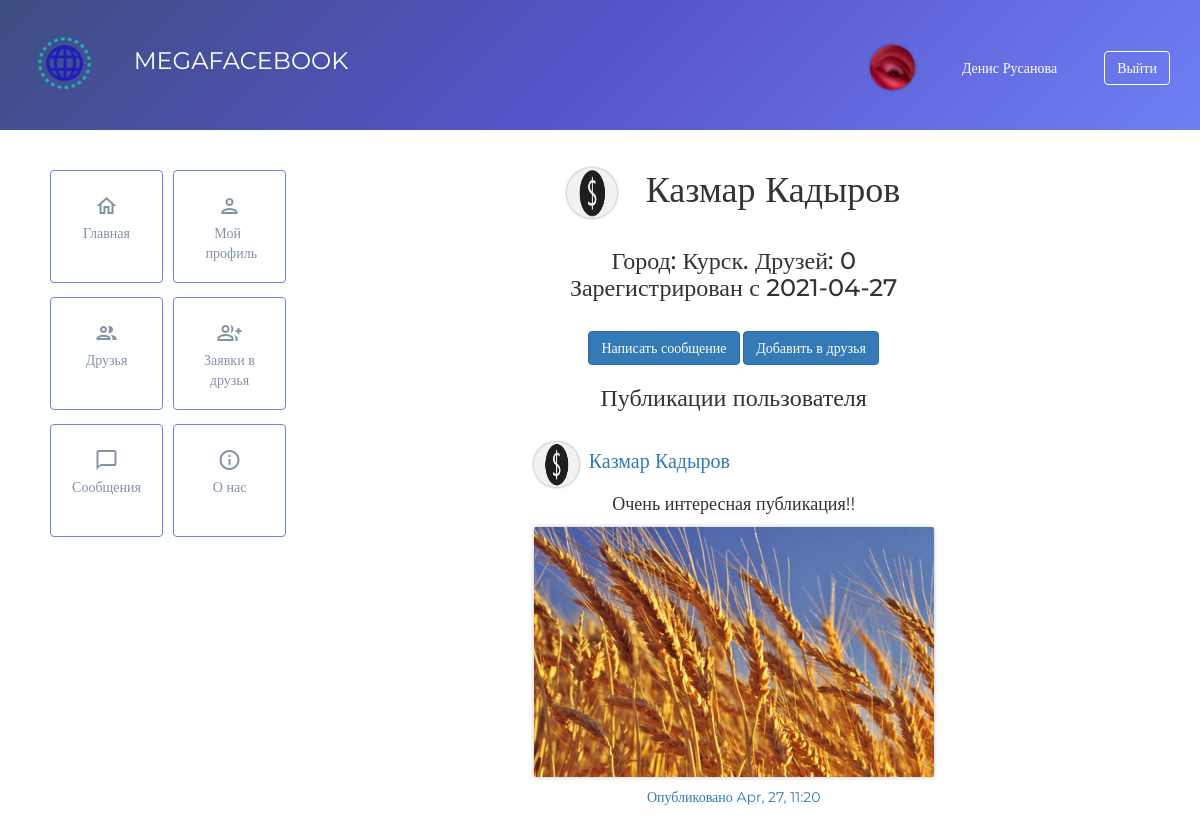
Page /profiles/id3 (signed in) on the committed database.
### data/users.py (models this page shows, shortened)
class User(SqlAlchemyBase, UserMixin, SerializerMixin):
    __tablename__ = 'users'
    id = sqlalchemy.Column(sqlalchemy.Integer,
                           primary_key=True, autoincrement=True)
    name = sqlalchemy.Column(sqlalchemy.String, nullable=True)
    surname = sqlalchemy.Column(sqlalchemy.String, nullable=True)
    photo = sqlalchemy.Column(sqlalchemy.String, nullable=True)
    email = sqlalchemy.Column(sqlalchemy.String,
                              index=True, unique=True, nullable=True)
    phone = sqlalchemy.Column(sqlalchemy.String, nullable=True, unique=True)
    birthday = sqlalchemy.Column(sqlalchemy.DateTime, nullable=True)
    city = sqlalchemy.Column(sqlalchemy.String, nullable=True)
    registration_date = sqlalchemy.Column(sqlalchemy.DateTime,
                                          default=datetime.datetime.now)
    hashed_password = sqlalchemy.Column(sqlalchemy.String, nullable=True)

### data/posts.py (models this page shows)
class Posts(SqlAlchemyBase, SerializerMixin):
    __tablename__ = 'posts'
    id = sqlalchemy.Column(sqlalchemy.Integer,
                           primary_key=True, autoincrement=True)
    author = sqlalchemy.Column(sqlalchemy.Integer, sqlalchemy.ForeignKey("users.id"))
    user = orm.relation('User')
    text = sqlalchemy.Column(sqlalchemy.String, nullable=True)
    photo = sqlalchemy.Column(sqlalchemy.String, nullable=True)
    date = sqlalchemy.Column(sqlalchemy.DateTime,
                             default=datetime.datetime.now)

### main.py (the view)
@app.route('/profiles/id<int:user_id>')
@login_required
def profile(user_id):
    parameters['message'] = ""
    db_sess = db_session.create_session()
    user1 = db_sess.query(User).filter(User.id == user_id).first()
    if not user1:
        abort(404)
    parameters['title'] = f"MEGAFACEBOOK: {user1.name} {user1.surname}"
    parameters['user'] = user1
    parameters['count_of_friends'] = len(list(db_sess.query(Friends).filter(
        (Friends.from_user == user1.id) | (Friends.to_user == user1.id),
        Friends.accepted == 1).all()))
    parameters['posts'] = db_sess.query(Posts).filter(Posts.author == user_id).all()
    return render_template("profile_page.html", **parameters)

### data/db_session.py (called while the page is built)
def create_session() -> Session:
    global __factory
    return __factory()

### main.py (called while the page is built)
@login_manager.user_loader
def load_user(user_id):
    db_sess = db_session.create_session()
    return db_sess.query(User).get(user_id)

### templates/profile_page.html (shortened to what this page needs)
{% extends "base.html" %}
{% block content %}
    <div class="profile-header">
        <img alt="avatar" class="profile-avatar" src="{{ url_for('static', filename='img/upload/'+ user.photo) }}">
        <h1 style="display: inline-block">{{ user.name }} {{user.surname }}</h1>
        <br>
        <h3>Город: {{ user.city }}. Друзей: {{ count_of_friends}}<br>Зарегистрирован с {{ user.registration_date.strftime('%Y-%m-%d') }}</h3><br>
    </div>
    {% if current_user.id != user.id %}
        <a class="btn btn-primary trans" href="/messages/id{{ user.id }}">Написать сообщение</a>
        <a class="btn btn-primary trans" href="/add_friend/id{{ user.id }}">Добавить в друзья</a>
    {% endif %}
    <br>
    <h3>Публикации пользователя</h3>
    <div class="profile-posts">
        {% for i in posts %}
            <div class="profile-post">
                <img class="header-avatar" style="float: left" src="{{ url_for('static', filename='img/upload/'+ user.photo) }}">
                <a href="/profiles/id{{ user.id }}" class="post-author">{{ user.name }} {{ user.surname }}</a>
                <br>
                <p class="post-text">{{ i.text }}</p>
                <img class="post-image" src="{{ url_for('static', filename='img/upload/posts/'+ i.photo) }}">
                <div style="float: right; margin-top: 10px; width: 100%;">
                    <a>Опубликовано {{ i.date.strftime('%h, %d, %H:%M') }}</a>
                </div>
            </div>
        {% endfor %}
    </div>
{% endblock %}

### templates/base.html (shortened to what this page needs)
<!DOCTYPE html>
<html lang="en">
    <head>
        <link rel="stylesheet" type="text/css" href="{{ url_for('static', filename='css/bootstrap.css') }}" />
        <link rel="stylesheet" type="text/css" href="{{ url_for('static', filename='css/style.css') }}" />
    </head>
    <header>
        <div class="header">
            <a href="/">
                <img src="{{ url_for('static', filename='img/logo-min.png') }}" class="text-start wh-130 inl-block">
                <span class="md-24 inl-block">MEGAFACEBOOK</span>
            </a>
            <div class="header-end">
                {% if current_user.is_authenticated %}
                <a href="/profiles/id{{ current_user.id }}"><img alt="avatar" class="header-avatar" src="{{ url_for('static', filename='img/upload/'+ current_user.photo) }}"></a>
                    <a href="/profiles/id{{ current_user.id }}">{{ current_user.name }} {{ current_user.surname }}</a>
                    <a class="btn transparently trans" href="/logout">
                        Выйти
                    </a>
                {% endif %}
            </div>
        </div>
    </header>
    <body>
        <div class="sidebar">
            <div class="main-buttons">
                {% for button in sidebar['sidebar'] %}
                    <a class="btn btn-sq-lg btn-primary-g trans" href="{{ button['url'] }}">
                        <div class="elements">
                            <span class="material-icons-outlined">{{ button['icon'] }}</span><br>
                            <span class="main-menu-text">{{ button['title'] }}</span>
                        </div>
                    </a>
                {% endfor %}
            </div>
        </div>
        <div class="main-wrap">
            {% block content %}
            {% endblock %}
        </div>
    </body>
</html>

### static/css/style.css (style rules this page uses)
body { font-family: 'Montserrat'; }
.header { display: block; width: 100%; color: #fff; background-image: linear-gradient(-225deg, #3D4E81 0%, #5753C9 48%, #6E7FF3 100%); border-color: #6E7FF3; }
.header a { text-decoration: none; color: #fff; }
.btn-primary-g { color: #fff; background-image: linear-gradient(-225deg, #3D4E81 0%, #5753C9 48%, #6E7FF3 100%); border-color: #6E7FF3; }
.md-24 { font-size: 24px; }
.wh-130 { width: 130px; height: 130px; }
.inl-block { display: inline-block; }
.sidebar { display: inline-block; margin-left: 40px; vertical-align: top; width: 250px; height: 150%; min-width: 250px; margin-right: 40px; margin-top: 40px; }
.sidebar a { text-align: center; width: 113px!important; height: 113px!important; float: left; background: transparent; color: #8492a6; margin: 0 0 14px 10px; }
.sidebar .elements { margin-top: 20%; }
.trans { transition: .3s; }
.main-wrap { margin-top: 20px; display: inline-block; text-align: center; text-decoration: none; width: calc(100% - 400px); }
.main-menu-text { white-space: pre-wrap; }
.header-end { display: flex; justify-content: space-between; align-items: center; flex-wrap: wrap; align-content: space-between; float: right; margin-top: 45px; margin-right: 30px; width: 300px; }
.transparently { background-color: #ffffff00; border-color: #ffffff; }
.header-avatar { max-width: 45px; max-height: 45px; min-width: 45px; overflow: hidden; height: 45px; width: auto; border-radius: 50px; box-shadow: 0 0 3px rgb(0 0 0 / 50%); }
.profile-avatar { margin-bottom: 10px; margin-right: 25px; max-width: 50px; max-height: 50px; max-height: 50px; min-width: 50px; overflow: hidden; height: 50px; width: auto; display: inline-block; border-radius: 50px; box-shadow: 0 0 3px rgb(0 0 0 / 50%); }
.profile-posts { margin-top: 30px; margin-bottom: 100px; width: 50%; margin-left: auto; margin-right: auto; }
.profile-post { margin-top: 30px; }
.post-author { float: left; margin-left: 10px; margin-top: 5px; font-size: 20px; }
.post-text { margin-top: 30px; font-size: 18px; }
.post-image { max-width: 100%; max-height: 40%; border-radius: 2px; box-shadow: 0 0 4px rgb(132 132 132 / 50%); }

### rows in the picture
User: photo (picture), name "Денис", surname "Русанова"
User: photo (picture), name "Казмар", surname "Кадыров", city "Курск", registration_date "2021-04-27"
Posts: photo (picture), text "Очень интересная публикация!!", date "Apr, 27, 11:20"

### other values in the picture
{{ button['title'] }} "Главная" "Мой профиль" "Друзья" "Заявки в друзья" "Сообщения" "О нас"
{{ count_of_friends }} "0"
